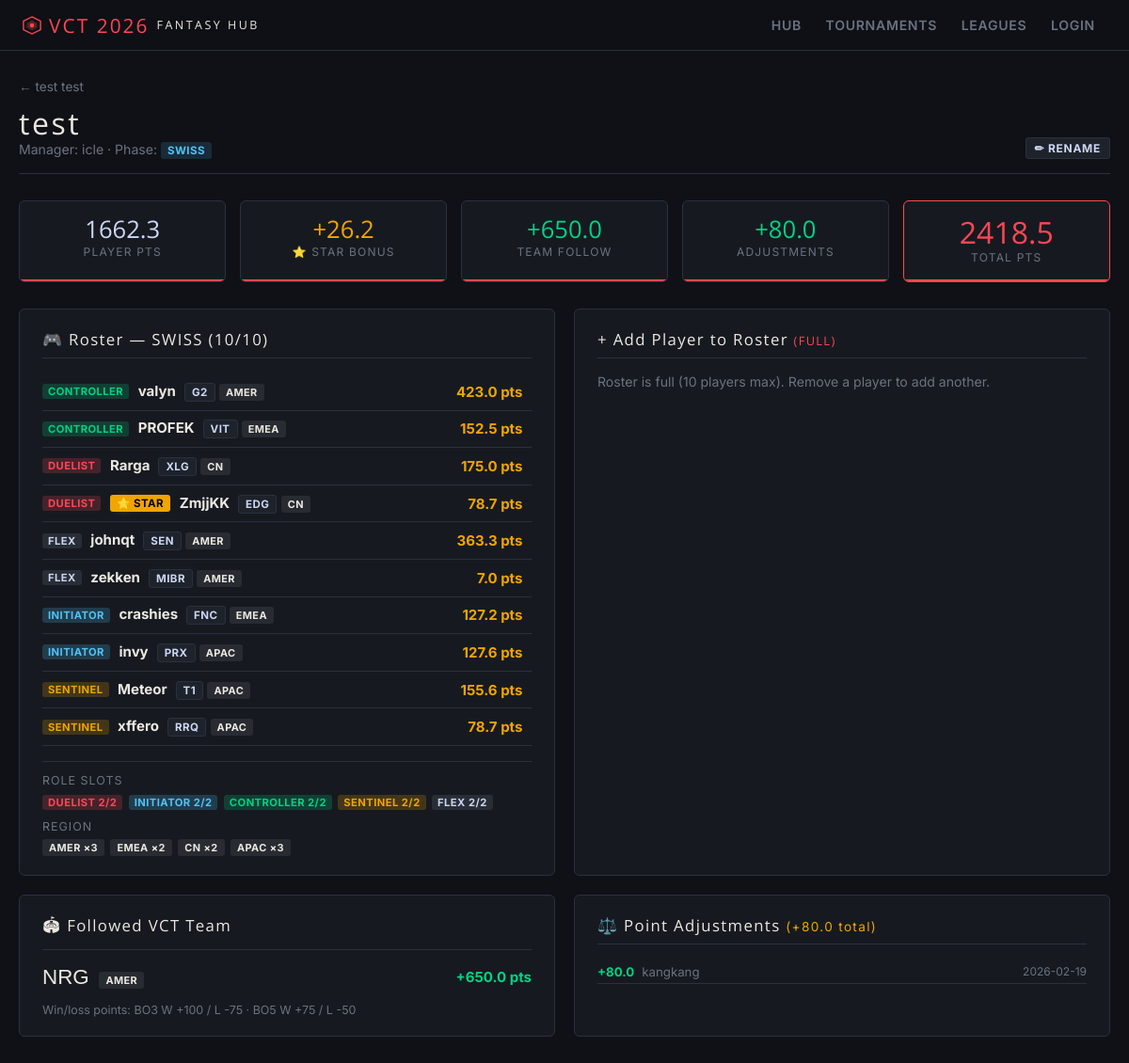
Page /team/2 on the committed database.
### tables this page shows
CREATE TABLE leagues (
            id            INTEGER PRIMARY KEY AUTOINCREMENT,
            tournament_id INTEGER NOT NULL,
            name          TEXT NOT NULL,
            description   TEXT DEFAULT '',
            phase         TEXT DEFAULT 'swiss',
            ruleset       TEXT DEFAULT '{}',
            created_at    TEXT DEFAULT (datetime('now')),
            FOREIGN KEY (tournament_id) REFERENCES tournaments(id)
        );

CREATE TABLE fantasy_teams (
            id            INTEGER PRIMARY KEY AUTOINCREMENT,
            league_id     INTEGER NOT NULL,
            team_name     TEXT NOT NULL,
            manager_name  TEXT NOT NULL,
            bonus_points  REAL DEFAULT 0.0,
            created_at    TEXT DEFAULT (datetime('now')), swiss_pts_snapshot REAL DEFAULT 0.0,
            FOREIGN KEY (league_id) REFERENCES leagues(id)
        );

CREATE TABLE fantasy_roster (
            id               INTEGER PRIMARY KEY AUTOINCREMENT,
            fantasy_team_id  INTEGER NOT NULL,
            player_id        TEXT NOT NULL,
            tournament_id    INTEGER NOT NULL,
            role_slot        TEXT NOT NULL DEFAULT 'flex',
            is_star          INTEGER DEFAULT 0,
            is_duplicate     INTEGER DEFAULT 0,
            phase            TEXT DEFAULT 'swiss',
            added_at         TEXT DEFAULT (datetime('now')),
            UNIQUE(fantasy_team_id, player_id, phase),
            FOREIGN KEY (fantasy_team_id) REFERENCES fantasy_teams(id)
        );

CREATE TABLE players (
            player_id      TEXT NOT NULL,
            tournament_id  INTEGER NOT NULL,
            ign            TEXT NOT NULL,
            real_name      TEXT DEFAULT '',
            team           TEXT DEFAULT '',
            team_abbr      TEXT DEFAULT '',
            country        TEXT DEFAULT '',
            region         TEXT DEFAULT '',
            role           TEXT DEFAULT 'flex',
            agent          TEXT DEFAULT '',
            rounds_played  INTEGER DEFAULT 0,
            rating         REAL DEFAULT 0.0,
            acs            REAL DEFAULT 0.0,
            kills          INTEGER DEFAULT 0,
            deaths         INTEGER DEFAULT 0,
            assists        INTEGER DEFAULT 0,
            kd_ratio       REAL DEFAULT 0.0,
            kast           REAL DEFAULT 0.0,
            adr            REAL DEFAULT 0.0,
            headshot_pct   REAL DEFAULT 0.0,
            first_kills    INTEGER DEFAULT 0,
            first_deaths   INTEGER DEFAULT 0,
            fk_fd_ratio    REAL DEFAULT 0.0,
            base_points    REAL DEFAULT 0.0,
            role_points    REAL DEFAULT 0.0,
            fantasy_points REAL DEFAULT 0.0,
            last_updated   TEXT,
            vlr_url        TEXT DEFAULT '', matches_played INTEGER DEFAULT 0, manual_pts REAL DEFAULT 0.0,
            PRIMARY KEY (player_id, tournament_id),
            FOREIGN KEY (tournament_id) REFERENCES tournaments(id)
        );

CREATE TABLE followed_teams (
            id               INTEGER PRIMARY KEY AUTOINCREMENT,
            fantasy_team_id  INTEGER NOT NULL UNIQUE,
            team_name        TEXT NOT NULL,
            team_region      TEXT DEFAULT '',
            FOREIGN KEY (fantasy_team_id) REFERENCES fantasy_teams(id)
        );

CREATE TABLE point_adjustments (
            id               INTEGER PRIMARY KEY AUTOINCREMENT,
            fantasy_team_id  INTEGER NOT NULL,
            amount           REAL NOT NULL,
            reason           TEXT DEFAULT '',
            created_at       TEXT DEFAULT (datetime('now')),
            FOREIGN KEY (fantasy_team_id) REFERENCES fantasy_teams(id)
        );

### app.py (the view)
@app.route("/team/<int:team_id>")
def team_detail(team_id):
    team = db.get_fantasy_team(team_id)
    if not team:
        flash("Team not found.", "error")
        return redirect(url_for("leagues"))
    league   = db.get_league(team["league_id"])
    ruleset  = db.get_ruleset(team["league_id"])
    phase    = league["phase"]
    roster   = db.get_roster(team_id, phase=phase)
    followed = db.get_followed_team(team_id)
    adjustments = db.get_adjustments(team_id)
    player_pts = sum(p["fantasy_points"] for p in roster)
    star_bonus = sum(p["fantasy_points"] * 0.5 for p in roster if p["is_star"])
    follow_pts = db.calculate_team_follow_points(team_id, team["tournament_id"])
    adj_pts    = db.get_total_adjustments(team_id)
    total_pts  = round(player_pts + star_bonus + follow_pts + adj_pts, 2)
    roster_player_ids = {p["player_id"] for p in roster}
    all_players = db.get_players(team["tournament_id"], sort_by="fantasy_points")
    available = [p for p in all_players if p["player_id"] not in roster_player_ids]
    max_p = ruleset.get("total_players", 10)
    roles = ["duelist","initiator","controller","sentinel","flex"]
    role_counts = {r: sum(1 for p in roster if p["role_slot"] == r) for r in roles}
    role_reqs   = ruleset.get("role_requirements", {r: 0 for r in roles})
    region_counts = {}
    for p in roster:
        reg = p.get("region","?") or "?"
        region_counts[reg] = region_counts.get(reg, 0) + 1
    has_star = any(p["is_star"] for p in roster)
    swiss_roster    = db.get_roster(team_id, phase="swiss")
    playoffs_roster = db.get_roster(team_id, phase="playoffs")
    return render_template("team_detail.html",
                           team=team, league=league, ruleset=ruleset, phase=phase,
                           roster=roster, available=available,
                           followed=followed, adjustments=adjustments,
                           player_pts=player_pts, star_bonus=star_bonus,
                           follow_pts=follow_pts, adj_pts=adj_pts,
                           total_pts=total_pts, max_p=max_p,
                           roles=roles, role_counts=role_counts,
                           role_reqs=role_reqs, region_counts=region_counts,
                           has_star=has_star,
                           swiss_roster=swiss_roster,
                           playoffs_roster=playoffs_roster)

### templates/team_detail.html (shortened to what this page needs)
{% extends "base.html" %}
{% block content %}
<div style="margin-bottom:.9rem;"><a href="/league/{{ team.league_id }}" style="color:var(--muted);text-decoration:none;font-size:.85rem;">← {{ team.league_name }}</a></div>
<div class="page-header">
    <div>
        <div class="page-title">{{ team.team_name }}</div>
        <div class="page-subtitle">Manager: {{ team.manager_name }} · Phase: <span class="badge badge-{{ phase }}">{{ phase }}</span></div>
    </div>
    <div style="display:flex;gap:.5rem;flex-wrap:wrap;">
        <button type="button" onclick="document.getElementById('rename-modal').style.display='flex'" class="btn btn-secondary btn-sm">✏ Rename</button>
    </div>
</div>
<div class="stat-grid" style="grid-template-columns:repeat(auto-fit,minmax(130px,1fr));">
    <div class="stat-card"><div class="val" style="color:var(--text);font-size:1.6rem;">{{ "%.1f"|format(player_pts) }}</div><div class="lbl">Player Pts</div></div>
    <div class="stat-card"><div class="val" style="color:var(--yellow);font-size:1.6rem;">+{{ "%.1f"|format(star_bonus) }}</div><div class="lbl">⭐ Star Bonus</div></div>
    <div class="stat-card"><div class="val" style="color:{{ 'var(--green)' if follow_pts >= 0 else 'var(--red)' }};font-size:1.6rem;">{{ "%+.1f"|format(follow_pts) }}</div><div class="lbl">Team Follow</div></div>
    <div class="stat-card"><div class="val" style="color:{{ 'var(--green)' if adj_pts >= 0 else 'var(--red)' }};font-size:1.6rem;">{{ "%+.1f"|format(adj_pts) }}</div><div class="lbl">Adjustments</div></div>
    <div class="stat-card" style="border-color:var(--red);"><div class="val" style="font-size:2rem;">{{ "%.1f"|format(total_pts) }}</div><div class="lbl">Total Pts</div></div>
</div>
<div class="grid-2">
    <div class="card">
        <div class="card-title">🎮 Roster — {{ phase|upper }} ({{ roster|length }}/{{ max_p }})</div>
        {% if roster %}
        {% for p in roster %}
        <div class="roster-row">
            <span class="badge badge-role badge-{{ p.role_slot }}">{{ p.role_slot }}</span>
            {% if p.is_star %}<span class="badge badge-star star-glow">⭐ STAR</span>{% endif %}
            <div>
                <a class="player-link" href="/tournament/{{ team.tournament_id }}/player/{{ p.player_id }}">{{ p.ign }}</a>
                <span class="badge badge-team" style="margin-left:.3rem;">{{ p.team_abbr or '—' }}</span>
                {% if p.region %}<span class="badge badge-region">{{ p.region }}</span>{% endif %}
            </div>
            <span class="roster-pts" style="margin-left:auto;">{{ "%.1f"|format(p.fantasy_points * 1.5 if p.is_star else p.fantasy_points) }} pts</span>
        </div>
        {% endfor %}
        {% else %}
        <div class="empty" style="padding:1.5rem 0;"><span class="big" style="font-size:2rem;">EMPTY</span>No players drafted yet.</div>
        {% endif %}
        <div style="margin-top:1rem;padding-top:.75rem;border-top:1px solid var(--border);">
            <div style="font-size:.78rem;color:var(--muted);text-transform:uppercase;letter-spacing:.08em;margin-bottom:.5rem;">Role Slots</div>
            <div style="display:flex;gap:.4rem;flex-wrap:wrap;">
            {% for role, req in ruleset.role_requirements.items() %}{% if req > 0 %}
            <span class="badge badge-role badge-{{ role }}" style="opacity:{{ '1' if role_counts[role] >= req else '0.5' }};">{{ role }} {{ role_counts[role] }}/{{ req }}</span>
            {% endif %}{% endfor %}
            </div>
            <div style="font-size:.78rem;color:var(--muted);text-transform:uppercase;letter-spacing:.08em;margin-top:.6rem;margin-bottom:.4rem;">Region</div>
            <div style="display:flex;gap:.4rem;flex-wrap:wrap;">
            {% for reg, cnt in region_counts.items() %}<span class="badge badge-region">{{ reg }} ×{{ cnt }}</span>{% endfor %}
            </div>
        </div>
    </div>
    <div class="card">
        <div class="card-title">+ Add Player to Roster{% if roster|length >= max_p %} <span style="color:var(--red);font-size:.8rem;">(FULL)</span>{% endif %}</div>
        {% if roster|length < max_p %}
        <div style="margin-bottom:.6rem;">
            <input type="text" id="playerSearch" placeholder="Search players…" oninput="filterPlayers(this.value)" style="font-size:.88rem;margin-bottom:.5rem;">
        </div>
        <div style="max-height:380px;overflow-y:auto;" id="playerList">
        {% if available %}
        <table><thead><tr><th>Player</th><th>Team</th><th>Role</th><th>Pts</th><th>Slot</th><th></th></tr></thead>
        <tbody>
        {% for p in available %}
        <tr class="player-row" data-name="{{ p.ign.lower() }}" data-team="{{ (p.team or '').lower() }}">
            <td><a class="player-link" href="/tournament/{{ team.tournament_id }}/player/{{ p.player_id }}" target="_blank">{{ p.ign }}</a></td>
            <td><span class="badge badge-team">{{ p.team_abbr or '—' }}</span></td>
            <td><span class="badge badge-role badge-{{ p.role }}">{{ p.role }}</span></td>
            <td class="mono pts-neutral">{{ "%.1f"|format(p.fantasy_points) }}</td>
            <td>
                {% if admin %}
<form method="POST" action="/team/{{ team.id }}/add_player" style="display:flex;gap:.3rem;align-items:center;">
                    <input type="hidden" name="player_id" value="{{ p.player_id }}">
                    <input type="hidden" name="phase" value="{{ phase }}">
                    <select name="role_slot" style="font-size:.75rem;padding:2px 4px;width:95px;">
                        {% for r in roles %}<option value="{{ r }}" {{ 'selected' if p.role == r }}>{{ r }}</option>{% endfor %}
                    </select>
                    {% if ruleset.swiss_duplicate_allowed %}
                    <label style="font-size:.72rem;color:var(--muted);display:flex;align-items:center;gap:2px;" title="Mark as duplicate pick">
                        <input type="checkbox" name="is_duplicate" style="width:auto;accent-color:var(--red);"> dup
                    </label>
                    {% endif %}
                    <button type="submit" class="btn btn-success btn-xs">+</button>
                </form>
{% endif %}
            </td>
        </tr>
        {% endfor %}
        </tbody></table>
        {% else %}
        <div style="color:var(--muted);font-size:.88rem;">All players on this roster already.</div>
        {% endif %}
        </div>
        <script>
        function filterPlayers(val) {
            val = val.toLowerCase();
            document.querySelectorAll('.player-row').forEach(r => {
                r.style.display = (r.dataset.name.includes(val) || r.dataset.team.includes(val)) ? '' : 'none';
            });
        }
        </script>
        {% else %}
        <div style="color:var(--muted);font-size:.88rem;">Roster is full ({{ max_p }} players max). Remove a player to add another.</div>
        {% endif %}
    </div>
</div>
<div class="grid-2" style="margin-top:1.25rem;">
    {% if ruleset.team_following_enabled %}
    <div class="card">
        <div class="card-title">🏟 Followed VCT Team</div>
        {% if followed %}
        <div style="display:flex;align-items:center;gap:.75rem;margin-bottom:.9rem;">
            <div><span style="font-family:'Bebas Neue',sans-serif;font-size:1.4rem;color:var(--accent);">{{ followed.team_name }}</span>
            {% if followed.team_region %}<span class="badge badge-region" style="margin-left:.4rem;">{{ followed.team_region }}</span>{% endif %}</div>
            <div style="margin-left:auto;">
                <span class="mono {{ 'pts-positive' if follow_pts >= 0 else 'pts-negative' }}">{{ "%+.1f"|format(follow_pts) }} pts</span>
            </div>
        </div>
        {% endif %}
        <div style="color:var(--muted);font-size:.78rem;margin-top:.6rem;">Win/loss points: BO3 W +100 / L -75 · BO5 W +75 / L -50</div>
    </div>
    {% endif %}
    <div class="card">
        <div class="card-title">⚖️ Point Adjustments <span style="color:var(--yellow);font-size:.85rem;" class="mono">({{ "%+.1f"|format(adj_pts) }} total)</span></div>
        {% if adjustments %}
        <div style="max-height:160px;overflow-y:auto;margin-bottom:.75rem;">
        {% for a in adjustments %}
        <div style="display:flex;align-items:center;gap:.5rem;padding:.3rem 0;border-bottom:1px solid var(--border);font-size:.83rem;">
            <span class="mono {{ 'pts-positive' if a.amount >= 0 else 'pts-negative' }}">{{ "%+.1f"|format(a.amount) }}</span>
            <span style="color:var(--muted);">{{ a.reason or 'No reason given' }}</span>
            <span style="color:var(--muted);font-size:.75rem;margin-left:auto;">{{ a.created_at[:10] }}</span>
        </div>
        {% endfor %}
        </div>
        {% endif %}
    </div>
</div>
{% endblock %}

### rows in the picture
leagues: league_name "test test", phase "SWISS"
fantasy_teams: team_name "test", manager_name "icle"
fantasy_roster: role_slot "CONTROLLER", ign "valyn", team_abbr "G2", region "AMER", p.fantasy_points*1.5ifp.is_starelsep.fantasy_points "423.0", cnt "3"
fantasy_roster: role_slot "CONTROLLER", ign "PROFEK", team_abbr "VIT", region "EMEA", p.fantasy_points*1.5ifp.is_starelsep.fantasy_points "152.5", cnt "2"
fantasy_roster: role_slot "DUELIST", ign "Rarga", team_abbr "XLG", region "CN", p.fantasy_points*1.5ifp.is_starelsep.fantasy_points "175.0", cnt "2"
fantasy_roster: role_slot "DUELIST", shows "⭐ STAR", ign "ZmjjKK", team_abbr "EDG", region "CN", p.fantasy_points*1.5ifp.is_starelsep.fantasy_points "78.7"
fantasy_roster: role_slot "FLEX", ign "johnqt", team_abbr "SEN", region "AMER", p.fantasy_points*1.5ifp.is_starelsep.fantasy_points "363.3"
fantasy_roster: role_slot "FLEX", ign "zekken", team_abbr "MIBR", region "AMER", p.fantasy_points*1.5ifp.is_starelsep.fantasy_points "7.0"
fantasy_roster: role_slot "INITIATOR", ign "crashies", team_abbr "FNC", region "EMEA", p.fantasy_points*1.5ifp.is_starelsep.fantasy_points "127.2"
fantasy_roster: role_slot "INITIATOR", ign "invy", team_abbr "PRX", region "APAC", p.fantasy_points*1.5ifp.is_starelsep.fantasy_points "127.6", cnt "3"
fantasy_roster: role_slot "SENTINEL", ign "Meteor", team_abbr "T1", region "APAC", p.fantasy_points*1.5ifp.is_starelsep.fantasy_points "155.6"
fantasy_roster: role_slot "SENTINEL", ign "xffero", team_abbr "RRQ", region "APAC", p.fantasy_points*1.5ifp.is_starelsep.fantasy_points "78.7"
followed_teams: team_name "NRG", team_region "AMER"
point_adjustments: amount "+80.0", reason "kangkang", created_at "2026-02-19"

### other values in the picture
{{ "%.1f"|format(player_pts) }} "1662.3"
{{ "%.1f"|format(star_bonus) }} "26.2"
{{ "%+.1f"|format(follow_pts) }} "+650.0"
{{ "%+.1f"|format(adj_pts) }} "+80.0"
{{ "%.1f"|format(total_pts) }} "2418.5"
{{ roster|length }} "10"
{{ max_p }} "10"
{{ role }} "DUELIST" "INITIATOR" "CONTROLLER" "SENTINEL" "FLEX"
{{ role_counts[role] }} "2" "2" "2" "2" "2"
{{ req }} "2" "2" "2" "2" "2"
